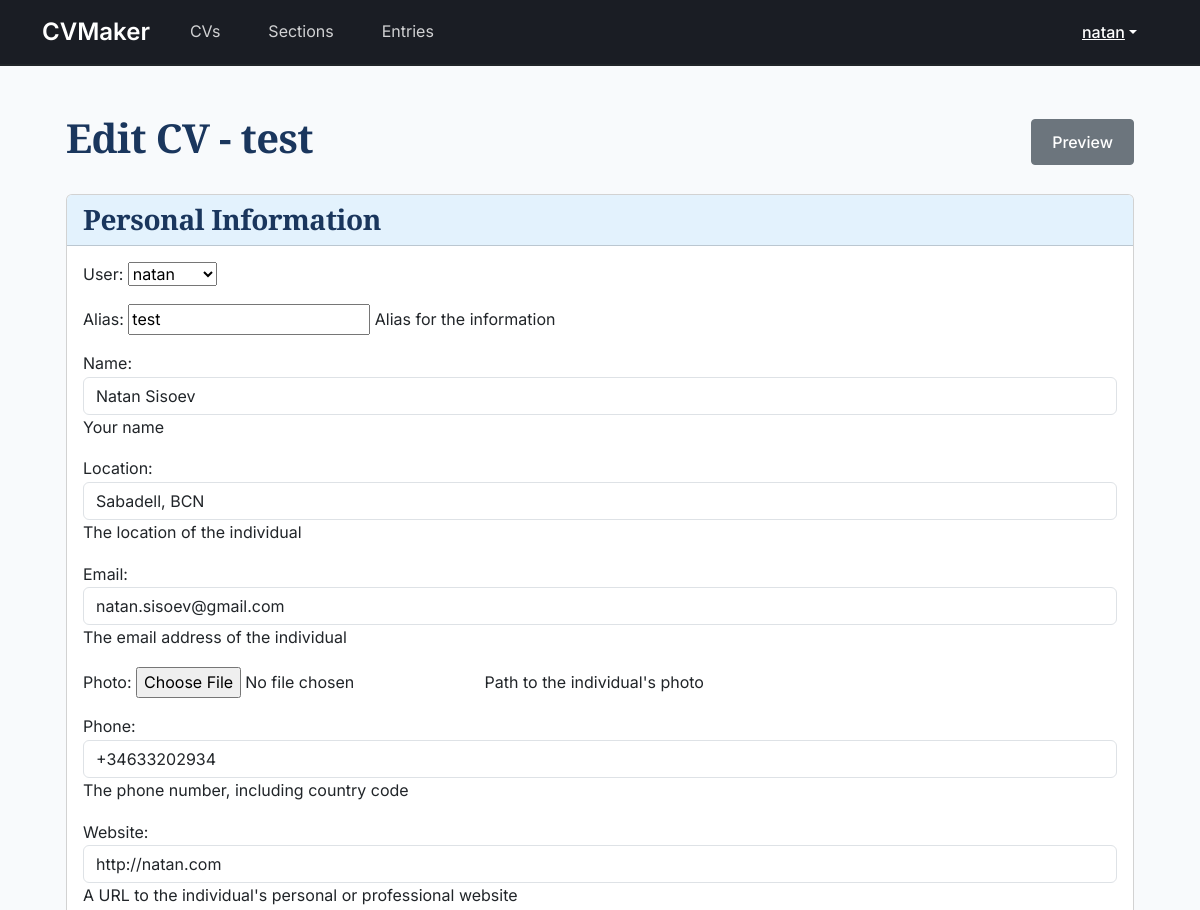
The app's page /cv/1/edit/ (signed in, upper part), older data.
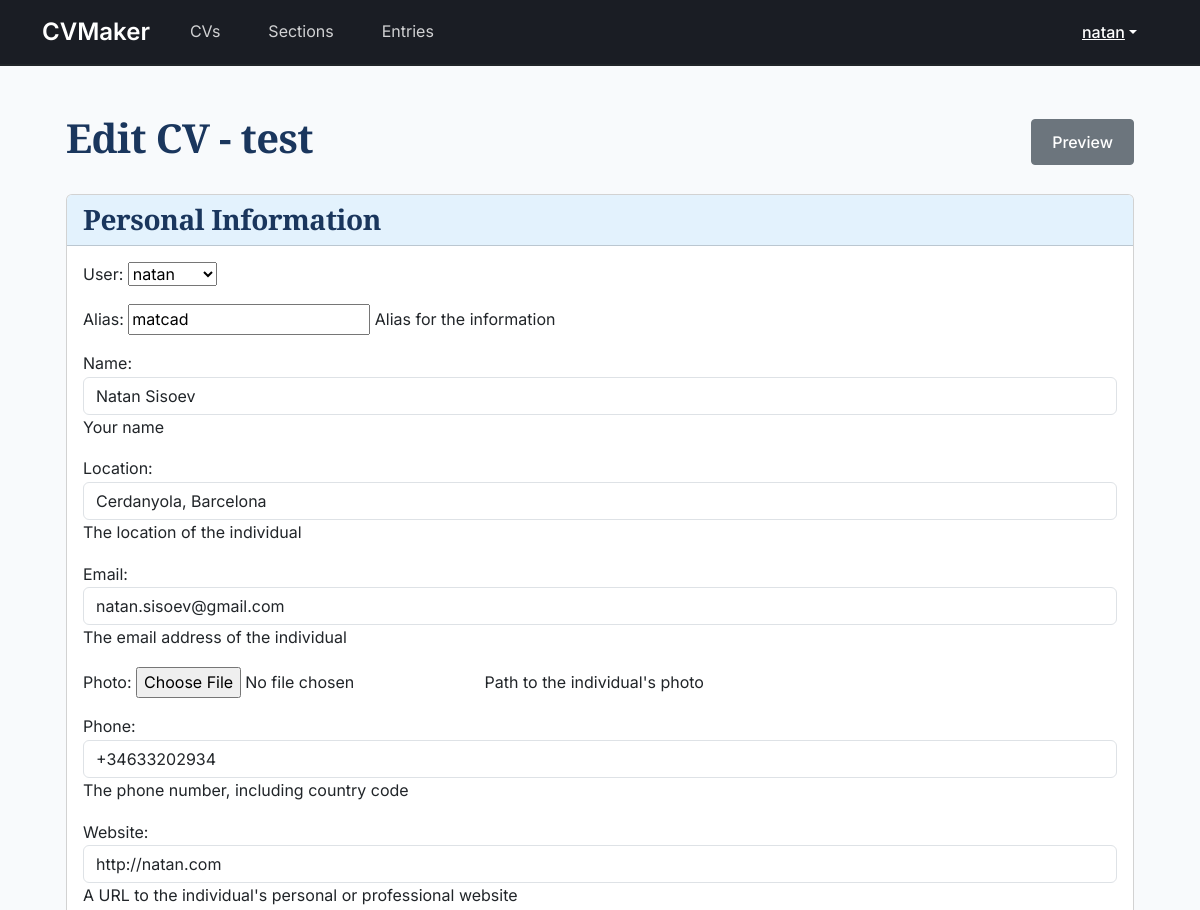
The same page, newer data.
### cv/models.py (models this page shows, shortened)
class CVInfo(models.Model):
    user = models.ForeignKey(User, null=False, blank=False, on_delete=models.CASCADE, related_name="cv_info")
    alias = models.CharField(max_length=20, help_text="Alias for the information", default="default")
    name = models.CharField(max_length=20, null=True, blank=True, help_text="Your name")
    location = models.CharField(max_length=255, null=True, blank=True, help_text="The location of the individual")
    email = models.EmailField(null=True, blank=True, help_text="The email address of the individual")
    photo = models.ImageField(upload_to='photos/', null=True, blank=True, help_text="Path to the individual's photo")
    phone = models.CharField(max_length=20, null=True, blank=True, help_text="The phone number, including country code")
    website = models.URLField(null=True, blank=True,
                              help_text="A URL to the individual's personal or professional website")
    social_networks = models.JSONField(null=True, blank=True,
                                       help_text="A list of social media profiles in JSON format")
    data_file = models.FileField(
        upload_to="media/cvs/src",
        null=True,
        blank=True,
        help_text="Upload YAML file with complete info"
    )

### cv/views.py (the view, shortened to what this page needs)
# urls.py: path('<int:cv_id>/edit/', CVUpdateView.as_view(), name='cv-edit'),
class CVUpdateView(LoginRequiredMixin, UpdateView):
    model = CV
    template_name = 'cv/edit.html'
    fields = ['alias', 'design', 'locale']
    def get_object(self, queryset=None):
        return get_object_or_404(CV, id=self.kwargs["cv_id"], user=self.request.user)
    def get_context_data(self, **kwargs):
        context = super().get_context_data(**kwargs)
        cv = self.get_object()
        cv_info, created = CVInfo.objects.get_or_create(cv=cv)
        if self.request.POST:
            context['cv_info_form'] = CVInfoForm(self.request.POST, self.request.FILES, instance=cv_info)
        else:
            context['cv_info_form'] = CVInfoForm(instance=cv_info)
        education_forms = {}
        experience_forms = {}
        publication_forms = {}
        for section in cv.sections.all():
            for section_entry in section.section_entries.all():
                if isinstance(section_entry.content_object, EducationEntry):
                    if self.request.POST:
                        education_forms[section_entry.id] = EducationEntryForm(self.request.POST,
                                                                               instance=section_entry.content_object)
                    else:
                        education_forms[section_entry.id] = EducationEntryForm(instance=section_entry.content_object)
                elif isinstance(section_entry.content_object, ExperienceEntry):
                    if self.request.POST:
                        experience_forms[section_entry.id] = ExperienceEntryForm(self.request.POST,
                                                                                 instance=section_entry.content_object)
                    else:
                        experience_forms[section_entry.id] = ExperienceEntryForm(instance=section_entry.content_object)
        context['education_forms'] = education_forms
        context['experience_forms'] = experience_forms
        context['publication_forms'] = publication_forms
        return context

### cv/forms.py
class CVInfoForm(forms.ModelForm):
    class Meta:
        model = CVInfo
        fields = '__all__'
        exclude = ('cv',)  # Exclude 'cv' as it's a related field and should be handled in the view
        widgets = {
            'name': forms.TextInput(attrs={'class': 'form-control'}),
            'email': forms.EmailInput(attrs={'class': 'form-control'}),
            'phone': forms.TextInput(attrs={'class': 'form-control'}),
            'location': forms.TextInput(attrs={'class': 'form-control'}),
            'website': forms.URLInput(attrs={'class': 'form-control'}),
            'photo': forms.FileInput(attrs={'class': 'form-control-file'}),
        }

### cv/templatetags/cv_tags.py (called while the page is built)
@register.filter
def class_name(value):
    return value.__class__.__name__

@register.filter
def get_form(dictionary, key):
    return dictionary.get(key).as_p()

### cv/templates/cv/edit.html (shortened to what this page needs)
{% extends 'base.html' %}
{% load static %}
{% load cv_tags %}
{% load widget_tweaks %}
{% block content %}
<div class="container">
    <div class="d-flex justify-content-between align-items-center mb-4">
        <h1>Edit CV - {{ cv.alias }}</h1>
        <div>
            <a href="{% url 'cv-detail' cv.id %}" class="btn btn-secondary">Preview</a>
        </div>
    </div>
    <form method="post" enctype="multipart/form-data">
        <div class="card mb-4">
            <div class="card-header" style="background-color: #e3f2fd;">
                <h3 class="mb-0">Personal Information</h3>
            </div>
            <div class="card-body">
                {{ cv_info_form.as_p }}
            </div>
        </div>
    </form>
</div>
{% endblock %}

Row changes from the older to the newer data that the page shows:
changed CVInfo "natan": alias "test" → "matcad"; location "Sabadell, BCN" → "Cerdanyola, Barcelona"
